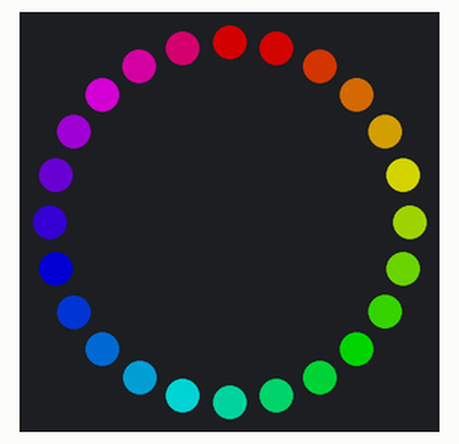
The program below on a simulated Calliope mini (MakeCode). Shown: 24 RGB LEDs in a ring, first at the top, clockwise. Dim RGB values are drawn brighter than linear.

Above: at 0.15 s.
At 5.18 s:
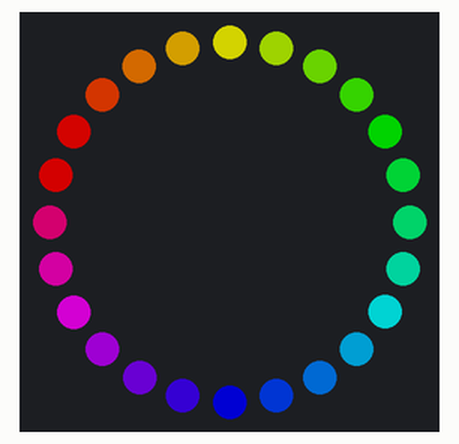
At 9.32 s:
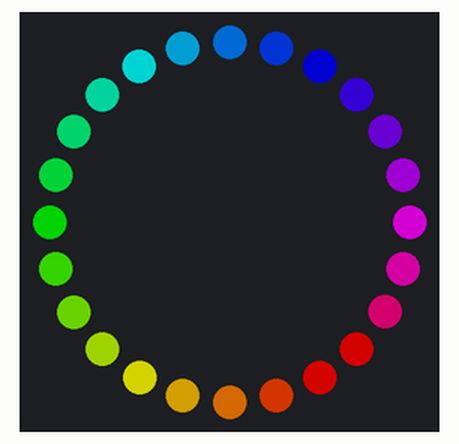
At 18.82 s:
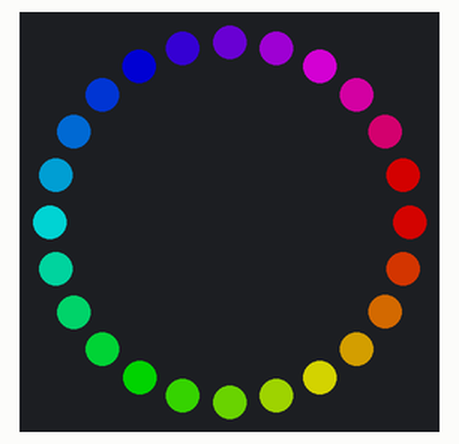
At 28.01 s:
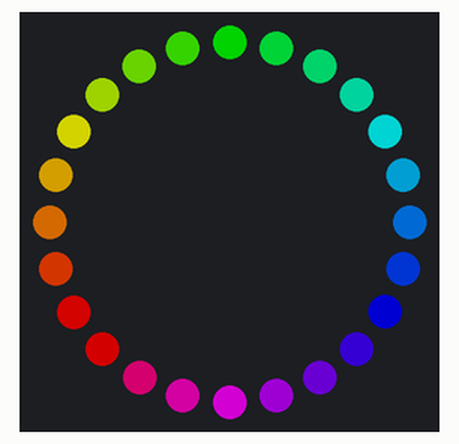
At 37.8 s:
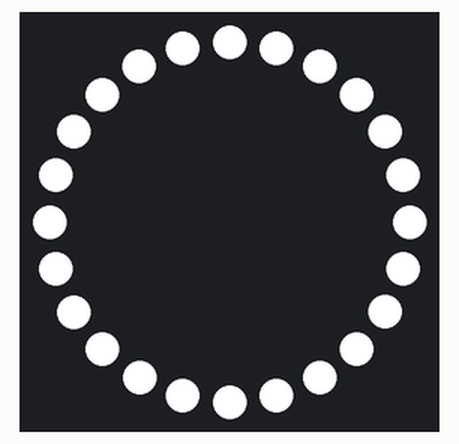

The program:

main.ts
```typescript
let zaehler = 0
let strip = neopixel.create(DigitalPin.C17, 24, NeoPixelMode.RGBW)
strip.showRainbow(1, 360)
strip.setBrightness(255)
strip.show()
basic.forever(function () {
    strip.rotate(1)
    zaehler += 1
    if (zaehler == 72) {
        for (let Index = 0; Index <= 23; Index++) {
            strip.setPixelWhiteLED(Index, 255)
        }
    }
    if (zaehler == 144) {
        zaehler = 0
        for (let Index = 0; Index <= 23; Index++) {
            strip.setPixelWhiteLED(Index, 0)
        }
    }
    strip.show()
    basic.pause(10)
})
```

test.ts
```typescript
// Hier kann man Tests durchführen; diese Datei wird nicht kompiliert, wenn dieses Paket als Erweiterung verwendet wird.
```

Measured:
- what the display in image 5 shows lasts 2.3 s, from 37.7 s to 40.0 s
